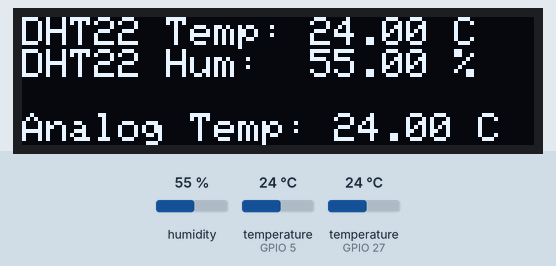
Bench run of a sketch on a simulated ESP32. On the bench: 128×32 one-colour display. The inputs (shaded band) are chosen by the test bench; at power-on: humidity 55 %, temperature (sensors on GPIO 5, GPIO 27) 24 °C. WiFi joins after 1.5 s; servers stay silent unless stated; network time is answered at once with the bench clock; uploads are accepted with an empty reply; the local clock reads 2024-03-15 10:24:30 at power-on unless the sketch sets it; what the sketch prints to the serial monitor is not drawn. At 2.6 s the program puts the board to deep sleep or switches it off; the recording ends there.

Above: at 2.46 s.

The sketch:

Deep_sleep_.ino
```cpp
#include <WiFi.h>
#include <HTTPClient.h>
#include <ArduinoJson.h>
#include "DHT.h"
#include <OneWire.h>
#include <DallasTemperature.h>
#include <NTPClient.h>
#include <WiFiUdp.h>
#include <esp_sleep.h>
#include <Wire.h>
#include <Adafruit_GFX.h>
#include <Adafruit_SSD1306.h>

// WiFi credentials
const char* ssid = "LIFETRUSTOFFICE";
const char* password = "Lifetrust@123";

// Server URL
const char* serverName = "http://app.antzsystems.com/api/v1/iot/enclosure/metric/update";

// DHT sensor setup
#define DHTPIN 27          // Pin where the data wire is connected
#define DHTTYPE DHT22      // DHT 22 (AM2302)
DHT dht(DHTPIN, DHTTYPE);

// DS18B20 sensor setup
#define ONE_WIRE_BUS 5     // Pin where the data wire is connected
OneWire oneWire(ONE_WIRE_BUS);
DallasTemperature sensors(&oneWire);

// OLED display setup
#define SCREEN_WIDTH 128   // OLED display width, in pixels
#define SCREEN_HEIGHT 32   // OLED display height, in pixels
Adafruit_SSD1306 display(SCREEN_WIDTH, SCREEN_HEIGHT, &Wire, -1);

// NTP client setup
WiFiUDP ntpUDP;
NTPClient timeClient(ntpUDP, "pool.ntp.org");

// Deep sleep setup
#define uS_TO_S_FACTOR 1000000ULL  // Conversion factor for micro seconds to seconds
#define TIME_TO_SLEEP  900         // Time ESP32 will go to sleep (in seconds, 900 seconds = 15 minutes)

void setup() {
  Serial.begin(115200);
  WiFi.begin(ssid, password);
  Serial.println("Connecting");

  // Initialize the OLED display with the correct I2C address
  if(!display.begin(SSD1306_SWITCHCAPVCC, 0x3C)) {
    Serial.println(F("SSD1306 allocation failed"));
    for(;;);
  }
  display.clearDisplay();
  display.setTextSize(1);
  display.setTextColor(WHITE);

  while (WiFi.status() != WL_CONNECTED) {
    delay(500);
    Serial.print(".");
  }

  Serial.println("");
  Serial.print("Connected to WiFi network with IP Address: ");
  Serial.println(WiFi.localIP());
  Serial.println("Timer set to 15 minutes (deep sleep), it will take 15 minutes before publishing the next reading.");

  dht.begin(); // Initialize the DHT sensor
  sensors.begin(); // Initialize the DS18B20 sensor
  timeClient.begin(); // Initialize the NTP client
  timeClient.setTimeOffset(19800); // Set offset time in seconds for IST (5 hours 30 minutes)
}

String getFormattedTime() {
  timeClient.update();
  unsigned long epochTime = timeClient.getEpochTime();
  struct tm *ptm = gmtime((time_t *)&epochTime);

  char formattedTime[25];
  sprintf(formattedTime, "%04d-%02d-%02dT%02d:%02d:%02d",
          ptm->tm_year + 1900,
          ptm->tm_mon + 1,
          ptm->tm_mday,
          ptm->tm_hour,
          ptm->tm_min,
          ptm->tm_sec);
  return String(formattedTime);
}

void displayData(float dhtTemperature, float dhthumidity, float dsTemperature) {
  display.clearDisplay();
  display.setCursor(0, 0);
  display.print("DHT22 Temp: ");
  display.print(dhtTemperature);
  display.println(" C");
  display.setCursor(0, 8);
  display.print("DHT22 Hum:  ");
  display.print(dhthumidity);
  display.println(" %");
  display.setCursor(0, 24);
  display.print("Analog Temp: ");
  display.print(dsTemperature);
  display.println(" C");
  display.display();
}

void loop() {
  if (WiFi.status() == WL_CONNECTED) {
    // Reading temperature and humidity from DHT22
    float dhtTemperature = dht.readTemperature();
    float humidity = dht.readHumidity(); // Corrected variable name

    // Reading temperature from DS18B20
    sensors.requestTemperatures();
    float dsTemperature = sensors.getTempCByIndex(0);

    // Check if any reads failed and exit early (to try again).
    if (isnan(dhtTemperature) || isnan(humidity) || dsTemperature == DEVICE_DISCONNECTED_C) {
      Serial.println("Failed to read from sensors!");
    } else {
      Serial.println("Sending HTTP request...");

      // Display data on OLED
      displayData(dhtTemperature, humidity, dsTemperature);

      // Specify content-type header as application/json
      HTTPClient http;

      // Use WiFiClient for HTTP (insecure)
      WiFiClient client;

      http.begin(client, serverName);

      // Get current time in IST
      String eventDate = getFormattedTime();

      // Create JSON data
      DynamicJsonDocument jsonDoc(512); // Adjust the buffer size as needed
      JsonObject root = jsonDoc.to<JsonObject>();
      root["enclosure_id"] = 111;

      JsonArray values = root.createNestedArray("values");

      JsonObject dhtTemperatureObj = values.createNestedObject();
      dhtTemperatureObj["key"] = "DHT22 Temperature";
      dhtTemperatureObj["value"] = dhtTemperature;
      dhtTemperatureObj["uom"] = "celsius";
      dhtTemperatureObj["event_date"] = eventDate;

      JsonObject humidityObj = values.createNestedObject();
      humidityObj["key"] = "DHT22 Humidity";
      humidityObj["value"] = humidity;
      humidityObj["uom"] = "%";
      humidityObj["event_date"] = eventDate;

      JsonObject dsTemperatureObj = values.createNestedObject();
      dsTemperatureObj["key"] = "Analog Temperature";
      dsTemperatureObj["value"] = dsTemperature;
      dsTemperatureObj["uom"] = "celsius";
      dsTemperatureObj["event_date"] = eventDate;

      // Serialize JSON to a string
      String jsonString;
      serializeJson(root, jsonString);
      Serial.println("JSON Data: " + jsonString);

      // Send HTTP POST request with JSON data
      http.addHeader("Content-Type", "application/json");
      int httpResponseCode = http.POST(jsonString);

      Serial.print("HTTP Response code: ");
      Serial.println(httpResponseCode);

      // Check for a successful HTTP response (200 OK)
      if (httpResponseCode == 200) {
        // Parse and print the response
        String response = http.getString();
        Serial.println("Server response: " + response);
      } else {
        Serial.println("HTTP request failed");
      }

      // Free resources
      http.end();
    }
  } else {
    Serial.println("WiFi Disconnected");
  }

  // Enter deep sleep
  Serial.println("Entering deep sleep for 15 minutes...");
  esp_sleep_enable_timer_wakeup(TIME_TO_SLEEP * uS_TO_S_FACTOR);
  esp_deep_sleep_start();
}
```
